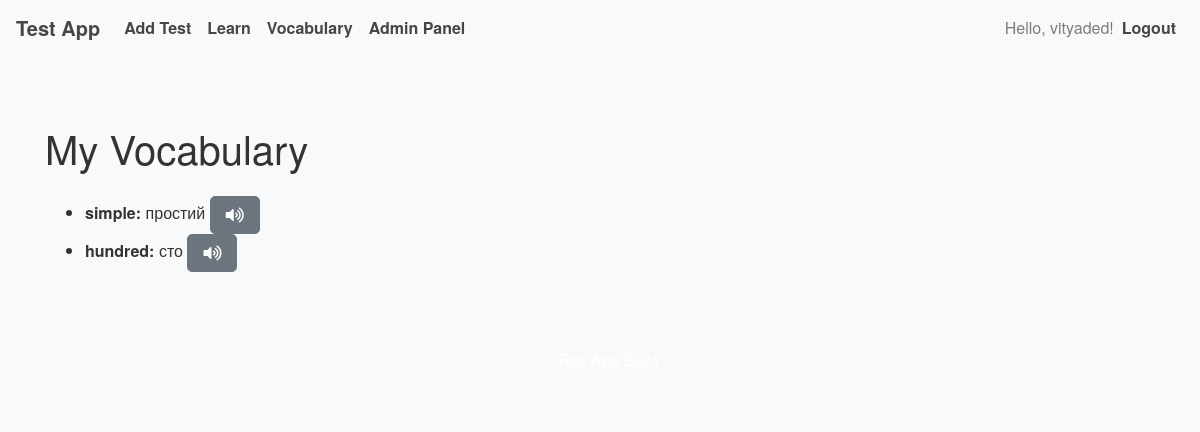
Page /my_vocabulary (signed in) on the earlier database version.
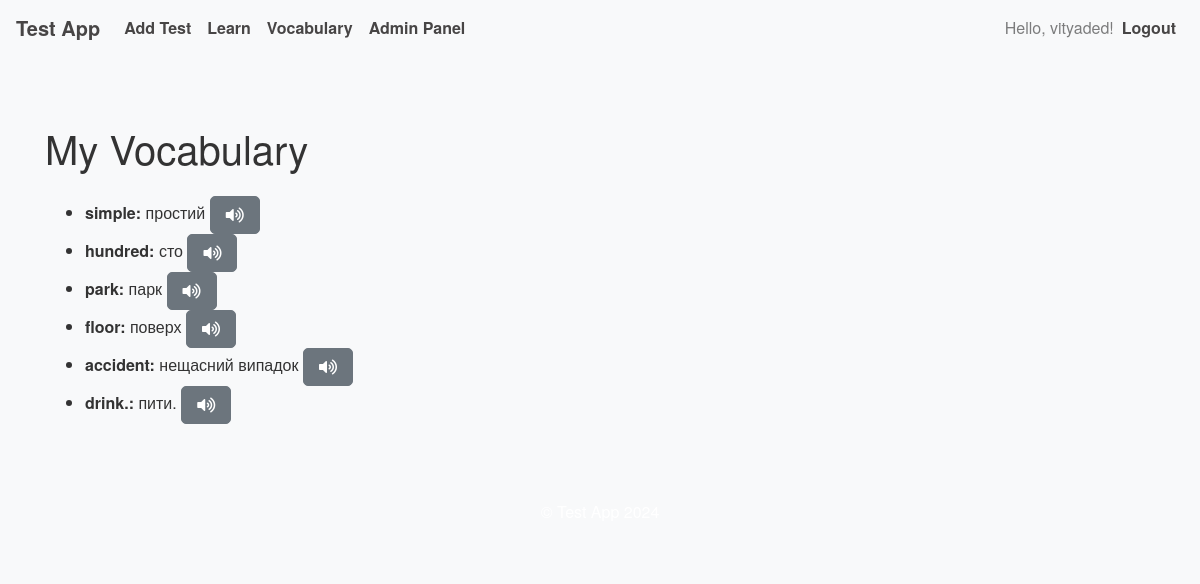
Same page on the later database version.
### app.py (models this page shows, shortened)
class User(UserMixin, db.Model):
    __tablename__ = 'user'  # Explicitly specify table name
    id = db.Column(db.Integer, primary_key=True)
    username = db.Column(db.String(150), nullable=False, unique=True)
    password = db.Column(db.String(200), nullable=False)
    is_admin = db.Column(db.Boolean, default=False)
    test_results = db.relationship('TestResult', backref='user', lazy=True)
    tests_created = db.relationship('Test', backref='creator', lazy=True)
    vocabulary = db.relationship('Vocabulary', backref='user', lazy=True)

class Vocabulary(db.Model):
    __tablename__ = 'vocabulary'
    id = db.Column(db.Integer, primary_key=True)
    word = db.Column(db.String(100), nullable=False)
    translation = db.Column(db.String(200), nullable=False)
    pronunciation_url = db.Column(db.String(300))  # Store pronunciation URL if necessary
    user_id = db.Column(db.Integer, db.ForeignKey('user.id'), nullable=False)

### app.py (the view)
@app.route('/my_vocabulary')
@login_required
def my_vocabulary():
    vocab_words = Vocabulary.query.filter_by(user_id=current_user.id).all()
    return render_template('vocabulary.html', vocab_words=vocab_words)

### app.py (called while the page is built)
@login_manager.user_loader
def load_user(user_id):
    return db.session.get(User, int(user_id))

@app.context_processor
def inject_csrf_token():
    return dict(csrf_token=generate_csrf())

### templates/vocabulary.html (shortened to what this page needs)
<link rel="stylesheet" href="https://cdnjs.cloudflare.com/ajax/libs/font-awesome/5.15.4/css/all.min.css">
{% extends "base.html" %}
{% block content %}
  <h1 class="my-4">My Vocabulary</h1>
  <ul>
    {% for vocab in vocab_words %}
      <li>
        <strong>{{ vocab.word }}:</strong> {{ vocab.translation }}
        <button class="btn btn-secondary" onclick="playPronunciation('{{ vocab.word }}')">
          <i class="fas fa-volume-up"></i>
        </button>
      </li>
    {% else %}
      <p>No words in your vocabulary yet.</p>
    {% endfor %}
  </ul>
{% endblock %}

### templates/base.html (shortened to what this page needs)
<!DOCTYPE html>
<html lang="en">
<head>
  <link rel="stylesheet" href="https://stackpath.bootstrapcdn.com/bootstrap/4.5.2/css/bootstrap.min.css">
  <link rel="stylesheet" href="{{ url_for('static', filename='styles.css') }}">
</head>
<body>
  <nav class="navbar navbar-expand-lg navbar-light bg-light">
    <a class="navbar-brand" href="{{ url_for('index') }}">Test App</a>
    <div class="collapse navbar-collapse" id="navbarNav">
      <ul class="navbar-nav mr-auto">
        {% if current_user.is_authenticated %}
          <li class="nav-item">
            <a class="nav-link" href="{{ url_for('add_test') }}">Add Test</a>
          </li>
          <li class="nav-item">
            <a class="nav-link" href="{{ url_for('learn_test', test_id=1) }}">Learn</a>
          </li>
          <li class="nav-item">
            <a class="nav-link" href="{{ url_for('my_vocabulary') }}">Vocabulary</a>
          </li>
          {% if current_user.is_admin %}
            <li class="nav-item">
              <a class="nav-link" href="{{ url_for('admin_panel') }}">Admin Panel</a>
            </li>
          {% endif %}
        {% endif %}
      </ul>
      <ul class="navbar-nav ml-auto">
        {% if current_user.is_authenticated %}
          <li class="nav-item">
            <span class="navbar-text">Hello, {{ current_user.username }}!</span>
          </li>
          <li class="nav-item">
            <a class="nav-link" href="{{ url_for('logout') }}">Logout</a>
          </li>
        {% endif %}
      </ul>
    </div>
  </nav>
  <div class="container mt-4">
    {% block content %}{% endblock %}
  </div>
  <footer class="bg-light text-center py-3 mt-4">
    <p>© Test App 2024</p>
  </footer>
</body>
</html>

### static/styles.css (style rules this page uses)
body { font-family: 'Helvetica Neue', Arial, sans-serif; background-color: #f8f9fa; color: #333; }
.navbar { background-color: #007bff; }
.navbar-brand, .nav-link { color: rgb(71, 69, 69) !important; font-weight: bold; }
.container { padding-top: 20px; padding-bottom: 20px; }
.btn { font-size: 1rem; padding: 10px 15px; border-radius: 5px; }
footer { background-color: #007bff; color: white; padding: 20px 0; text-align: center; }

Differences in the rows shown:
added Vocabulary: word "park", translation "парк"
added Vocabulary: word "floor", translation "поверх"
added Vocabulary: word "accident", translation "нещасний випадок"
added Vocabulary: word "drink.", translation "пити."
